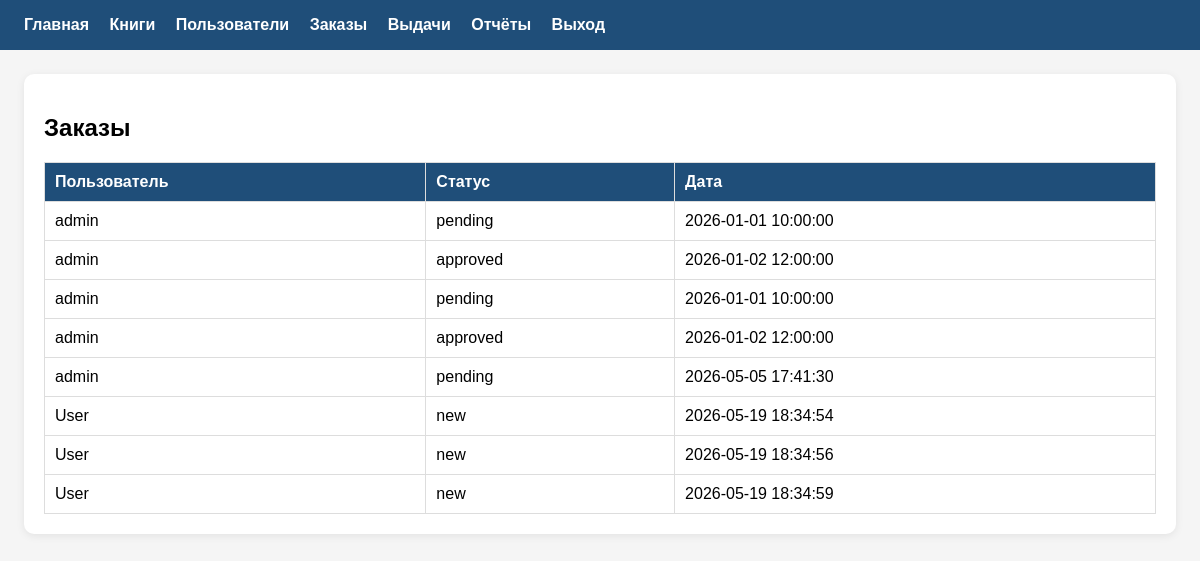
Screenshot of /public/orders (signed in) with the database file from the repository.
### tables this page shows
CREATE TABLE `orders` (
  `id` int(11) NOT NULL,
  `user_id` int(11) DEFAULT NULL,
  `status` varchar(50) DEFAULT NULL,
  `created_at` datetime DEFAULT NULL,
  `book_id` int(11) DEFAULT NULL
);

CREATE TABLE `users` (
  `id` int(11) NOT NULL,
  `name` varchar(100) DEFAULT NULL,
  `email` varchar(100) DEFAULT NULL,
  `password` varchar(255) DEFAULT NULL,
  `role` varchar(50) DEFAULT NULL
);

### src/controllers/OrderController.php (called while the page is built, shortened)
<?php
class OrderController {
    private $db;
    public function __construct($db) {
        $this->db = $db;
    }
public function index() {
    $orderModel = new Order($this->db);
    $orders = $orderModel->getAll();
    include SRC_PATH . 'views/orders.php';
    include SRC_PATH . 'views/layout.php';
}
}

### src/models/Order.php (called while the page is built, shortened)
<?php
class Order {
    private $db;
    public function __construct(PDO $db) {
        $this->db = $db;
    }
    public function getAll() {
        $stmt = $this->db->query("
            SELECT orders.*, users.name
            FROM orders
            JOIN users ON orders.user_id = users.id
        ");
        return $stmt->fetchAll(PDO::FETCH_ASSOC);
    }
}

### src/settings/routes.php (called while the page is built)
<?php
return [
    'GET' => [
        '/users' => ['controller' => 'Controllers\UserController', 'action' => 'users'],
        '/login' => ['controller' => 'Controllers\UserController', 'action' => 'loginForm'],
        '/' => ['controller' => 'Controllers\UserController', 'action' => 'index'],
        '/orders' => ['controller' => 'Controllers\OrderController', 'action' => 'index'],
'/issues' => ['controller' => 'Controllers\IssueController', 'action' => 'index'],
'/reports' => [
    'controller' => 'Controllers\\ReportController',
    'action' => 'index'
],
'/logout' => [
    'controller' => 'Controllers\UserController',
    'action' => 'logout'
],
'/books/order' => [
    'controller' => 'Controllers\\BookController',
    'action' => 'order'
],
'/reports/docx' => [
    'controller' => 'Controllers\\ReportController',
    'action' => 'exportDOCX'
],
'/reports/xlsx' => [
    'controller' => 'Controllers\\ReportController',
    'action' => 'exportXLSX'
],
'/reports/books/docx' => [
    'controller' => 'Controllers\\ReportController',
    'action' => 'booksDOCX'
],
'/reports/books/xlsx' => [
    'controller' => 'Controllers\\ReportController',
    'action' => 'booksXLSX'
],
'/reports/users/docx' => [
    'controller' => 'Controllers\\ReportController',
    'action' => 'usersDOCX'
],
'/reports/users/xlsx' => [
    'controller' => 'Controllers\\ReportController',
    'action' => 'usersXLSX'
],
'/reports/orders/docx' => [
    'controller' => 'Controllers\\ReportController',
    'action' => 'ordersDOCX'
],
'/reports/orders/xlsx' => [
    'controller' => 'Controllers\\ReportController',
    'action' => 'ordersXLSX'
],
'/reports/issues/docx' => [
    'controller' => 'Controllers\\ReportController',
    'action' => 'issuesDOCX'
],
'/reports/issues/xlsx' => [
    'controller' => 'Controllers\\ReportController',
    'action' => 'issuesXLSX'
],
        '/books' => ['controller' => 'Controllers\BookController', 'action' => 'index'],
        '/books/delete' => ['controller' => 'Controllers\BookController', 'action' => 'delete'],
    ],
    'POST' => [
        '/login' => ['controller' => 'Controllers\UserController', 'action' => 'authenticate'],
        '/books' => ['controller' => 'Controllers\BookController', 'action' => 'store'],
    ],
];

### src/views/orders.php (the view)
<h2>Заказы</h2>
<table>
    <tr>
        <th>Пользователь</th>
        <th>Статус</th>
        <th>Дата</th>
    </tr>
    <?php foreach ($orders as $order): ?>
        <tr>
            <td><?= htmlspecialchars($order['name']) ?></td>
            <td><?= htmlspecialchars($order['status']) ?></td>
            <td><?= htmlspecialchars($order['created_at']) ?></td>
        </tr>
    <?php endforeach; ?>
</table>

### public/index.php (shortened to what this page needs)
<?php
$conn = getConnection();
$pdo = $conn[1];
$routes = require SRC_PATH . 'settings/routes.php';
$requestUri = $_SERVER['REQUEST_URI'];
$requestUri = parse_url($requestUri, PHP_URL_PATH);
$requestMethod = $_SERVER['REQUEST_METHOD'];
$requestUri = str_replace('/bookflow/public', '', $requestUri);
$requestUri = rtrim($requestUri, '/');
foreach ($routes[$requestMethod] as $path => $route) {
    if ($path === $requestUri) {
        $action = $route['action'];
require_once SRC_PATH . 'controllers/OrderController.php';
require_once SRC_PATH . 'models/Order.php';
        $controller = new $controllerName($pdo);
        $controller->$action();
        exit;
    }
}

### src/views/layout.php (style rules this page uses)
body { font-family: Arial, sans-serif; margin: 0; background: #f5f5f5; }
table { border-collapse: collapse; width: 100%; margin-top: 16px; background: white; }
th, td { border: 1px solid #ddd; padding: 10px; text-align: left; }
th { background: #1f4e79; color: white; }

### rows the page displays
orders: user.name "admin", status "pending", created_at "2026-01-01 10:00:00"
orders: user.name "admin", status "approved", created_at "2026-01-02 12:00:00"
orders: user.name "admin", status "pending", created_at "2026-01-01 10:00:00"
orders: user.name "admin", status "approved", created_at "2026-01-02 12:00:00"
orders: user.name "admin", status "pending", created_at "2026-05-05 17:41:30"
orders: user.name "User", status "new", created_at "2026-05-19 18:34:54"
orders: user.name "User", status "new", created_at "2026-05-19 18:34:56"
orders: user.name "User", status "new", created_at "2026-05-19 18:34:59"
